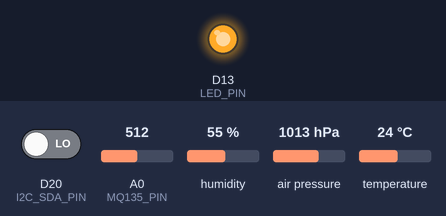
This sketch was run on a simulated Arduino Due. Shown: output pins drawn as LEDs (lit = HIGH). Wiring (inferred from the names in the program): BME280 sensor at I2C address 0x76. Dashed ring = blinking. The inputs (shaded band) are chosen by the test bench; at power-on: air pressure 1013 hPa, A0 (MQ135_PIN) = 512, D20 (I2C_SDA_PIN) LOW, humidity 55 %, temperature 24 °C (analog values on the 0–1023 scale). What the sketch prints to the serial monitor is not drawn.

Above: at 8.3 s.
At 15.8 s:
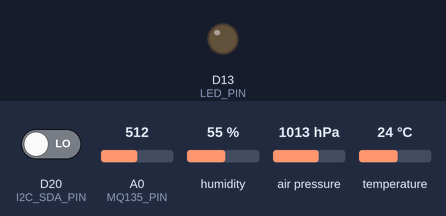
15.9 s: air pressure set to 1001 hPa
At 20.62 s:
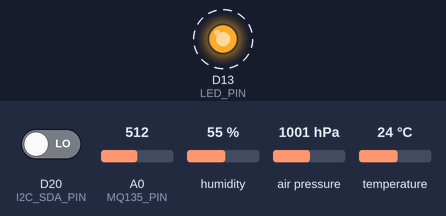
21.5 s: air pressure set to 998 hPa
27.1 s: A0 (MQ135_PIN) set to 266
32.7 s: A0 (MQ135_PIN) set to 238
Timing chart, 0 to 39.0 s (numbered marks = the images above; inputs shaded):
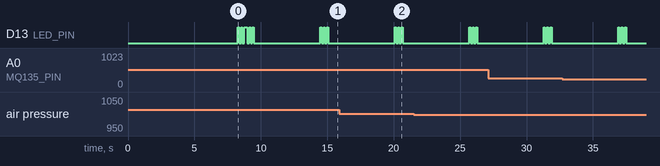

The sketch:

ardudueair.ino
```cpp
#include <Wire.h>
#include "Config.h"
#include "BME280_I2C.h"
#include "MQ135.h"

BME280_I2C *bme280 = NULL;
MQ135 *mq135 = NULL;
unsigned long boot_timestamp_ms = 0;
bool bme280_available = false;
bool mq135_available = false;

unsigned long last_bme280_init_attempt_ms = 0;

void blink_pattern(int count, int duration_ms = LED_BLINK_DURATION_MS, int pause_ms = 150);
void blink_error(int duration_ms = 200);

// Recovers a wedged I2C bus: if a slave is stuck holding SDA low mid-byte
// (e.g. after a transaction was interrupted by noise or a reset), the TWI
// peripheral alone can't free it since it never sees the bus as idle. Bit-bang
// up to 9 SCL pulses to walk the stuck slave through the rest of its byte,
// then issue a manual STOP so the bus returns to idle before Wire.begin().
static void i2c_bus_recovery() {
  pinMode(I2C_SDA_PIN, INPUT_PULLUP);
  pinMode(I2C_SCL_PIN, OUTPUT);
  digitalWrite(I2C_SCL_PIN, HIGH);

  for (int i = 0; i < 9; i++) {
    if (digitalRead(I2C_SDA_PIN) == HIGH) break;  // bus already released
    digitalWrite(I2C_SCL_PIN, LOW);
    delayMicroseconds(5);
    digitalWrite(I2C_SCL_PIN, HIGH);
    delayMicroseconds(5);
  }

  // Manual STOP condition: SDA low->high while SCL is high
  pinMode(I2C_SDA_PIN, OUTPUT);
  digitalWrite(I2C_SDA_PIN, LOW);
  delayMicroseconds(5);
  digitalWrite(I2C_SCL_PIN, HIGH);
  delayMicroseconds(5);
  digitalWrite(I2C_SDA_PIN, HIGH);
  delayMicroseconds(5);

  // Release pins back to inputs so Wire.begin() can reclaim them as TWI peripheral pins
  pinMode(I2C_SDA_PIN, INPUT);
  pinMode(I2C_SCL_PIN, INPUT);
}

static void ts(float t) {
  Serial.print(t, 3);
}

static void json_msg(const char* status, const char* key1 = NULL, const char* val1 = NULL,
                     const char* key2 = NULL, const char* val2 = NULL) {
  Serial.print(F("{\"timestamp\":"));
  ts(millis() / 1000.0);
  Serial.print(F(",\"status\":\""));
  Serial.print(status);
  Serial.print(F("\""));
  if (key1) {
    Serial.print(F(",\""));
    Serial.print(key1);
    Serial.print(F("\":\""));
    Serial.print(val1);
    Serial.print(F("\""));
  }
  if (key2) {
    Serial.print(F(",\""));
    Serial.print(key2);
    Serial.print(F("\":\""));
    Serial.print(val2);
    Serial.print(F("\""));
  }
  Serial.println(F("}"));
}

static void json_start(float timestamp, float since_boot) {
  Serial.print(F("{\"timestamp\":"));
  ts(timestamp);
  Serial.print(F(",\"timestamp_since_boot\":"));
  ts(since_boot);
}

static void json_field(const char* key, float value, int decimals) {
  Serial.print(F(",\""));
  Serial.print(key);
  Serial.print(F("\":"));
  Serial.print(value, decimals);
}

static void json_string(const char* key, const char* value) {
  Serial.print(F(",\""));
  Serial.print(key);
  Serial.print(F("\":\""));
  Serial.print(value);
  Serial.print(F("\""));
}

static void json_end() {
  Serial.println(F("}"));
}

void setup() {
  Serial.begin(115200);
  delay(100);  // brief settle for Programming Port UART
  analogReadResolution(12);
  pinMode(LED_PIN, OUTPUT);
  digitalWrite(LED_PIN, LOW);

  boot_timestamp_ms = millis();

  delay(BOOT_DELAY_MS);

  Serial.print(F("{\"timestamp\":"));
  ts(millis() / 1000.0);
  Serial.println(F(",\"status\":\"starting\",\"message\":\"Auto-starting JSON sensor monitoring...\"}"));

  // LED initialized
  Serial.print(F("{\"timestamp\":"));
  ts(millis() / 1000.0);
  Serial.println(F(",\"status\":\"led_initialized\",\"pin\":\"13\"}"));

  i2c_bus_recovery();
  Wire.begin();

  // Initialize BME280
  bme280 = new BME280_I2C(BME280_I2C_ADDR);
  if (bme280 != NULL && bme280->getChipId() != 0) {
    bme280_available = true;
    Serial.print(F("{\"timestamp\":"));
    ts(millis() / 1000.0);
    Serial.println(F(",\"status\":\"bme280_initialized\",\"interface\":\"I2C\"}"));
  } else {
    bme280_available = false;
    if (bme280 != NULL) {
      delete bme280;
      bme280 = NULL;
    }
    Serial.print(F("{\"timestamp\":"));
    ts(millis() / 1000.0);
    Serial.println(F(",\"status\":\"warning\",\"message\":\"BME280 unavailable - will send MQ135 data only\"}"));
  }

  // Initialize MQ135
  mq135 = new MQ135(MQ135_PIN, MQ135_R_ZERO, MQ135_R_LOAD);
  if (mq135 != NULL) {
    mq135_available = true;
    Serial.print(F("{\"timestamp\":"));
    ts(millis() / 1000.0);
    Serial.print(F(",\"status\":\"mq135_initialized\",\"pin\":"));
    Serial.print(MQ135_PIN);
    Serial.print(F(",\"r_zero\":"));
    Serial.print(MQ135_R_ZERO, 1);
    Serial.print(F(",\"r_load\":"));
    Serial.print(MQ135_R_LOAD, 0);
    Serial.println(F("}"));
  } else {
    Serial.print(F("{\"timestamp\":"));
    ts(millis() / 1000.0);
    if (mq135 != NULL) {
      Serial.println(F(",\"status\":\"error\",\"error\":\"MQ135 initialization failed\",\"message\":\"Check wiring on A0\"}"));
      while (1);
    } else {
      Serial.println(F(",\"status\":\"error\",\"error\":\"MQ135 initialization failed\",\"message\":\"Check wiring on A0\"}"));
      while (1);
    }
  }

  if (!bme280_available && !mq135_available) {
    Serial.print(F("{\"timestamp\":"));
    ts(millis() / 1000.0);
    Serial.println(F(",\"status\":\"error\",\"error\":\"No sensors available\",\"message\":\"Check all connections\"}"));
    blink_error();
    while (1);
  }

  // Auto-calibrate MQ135 in clean mountain air
  if (mq135_available) {
    Serial.print(F("{\"timestamp\":"));
    ts(millis() / 1000.0);
    Serial.println(F(",\"status\":\"calibrating\",\"message\":\"Waiting for MQ135 to settle before auto-calibration\"}"));
    delay(MQ135_CALIBRATION_SETTLE_MS);

    // Warm up ADC with a few dummy reads
    for (int i = 0; i < 3; i++) {
      mq135->read_voltage();
      delay(50);
    }

    float cal_temp = 20.0f, cal_humid = 50.0f;
    if (bme280_available && bme280 != NULL) {
      float temp, press, humid;
      bool bme_ok = false;
      for (int attempt = 0; attempt < 5; attempt++) {
        if (bme280->read_compensated_data(temp, press, humid)) {
          cal_temp = temp;
          cal_humid = humid;
          bme_ok = true;
          break;
        }
        delay(100);
      }
      if (!bme_ok) {
        Serial.print(F("{\"timestamp\":"));
        ts(millis() / 1000.0);
        Serial.println(F(",\"status\":\"warning\",\"message\":\"BME280 read failed during calibration, using default T/H\"}"));
      }
    }

    mq135->auto_calibrate(cal_temp, cal_humid, MQ135_ASSUMED_CLEAN_AIR_CO2_PPM);

    Serial.print(F("{\"timestamp\":"));
    ts(millis() / 1000.0);
    Serial.print(F(",\"status\":\"calibrated\",\"sensor\":\"mq135\",\"r_zero\":"));
    Serial.print(mq135->get_r_zero(), 1);
    Serial.print(F(",\"cal_temp_c\":"));
    Serial.print(mq135->get_cal_temp(), 1);
    Serial.print(F(",\"cal_humidity_percent\":"));
    Serial.print(mq135->get_cal_humidity(), 1);
    Serial.print(F(",\"assumed_co2_ppm\":"));
    Serial.print(MQ135_ASSUMED_CLEAN_AIR_CO2_PPM, 0);
    Serial.println(F("}"));
  }

  // Diagnostic blink: 1=BME only, 2=MQ only, 3=both
  delay(500);
  if (bme280_available && mq135_available) {
    Serial.print(F("{\"timestamp\":"));
    ts(millis() / 1000.0);
    Serial.println(F(",\"status\":\"diagnostic\",\"message\":\"Both sensors available (3 blinks)\"}"));
    blink_pattern(3);
  } else if (bme280_available) {
    Serial.print(F("{\"timestamp\":"));
    ts(millis() / 1000.0);
    Serial.println(F(",\"status\":\"diagnostic\",\"message\":\"Only BME280 available (1 blink)\"}"));
    blink_pattern(1);
  } else {
    Serial.print(F("{\"timestamp\":"));
    ts(millis() / 1000.0);
    Serial.println(F(",\"status\":\"diagnostic\",\"message\":\"Only MQ135 available (2 blinks)\"}"));
    blink_pattern(2);
  }

  Serial.print(F("{\"timestamp\":"));
  ts(millis() / 1000.0);
  Serial.print(F(",\"status\":\"monitoring_started\",\"message\":\"Starting continuous JSON monitoring (auto-boot)\",\"bme280_available\":"));
  Serial.print(bme280_available ? F("true") : F("false"));
  Serial.print(F(",\"mq135_available\":"));
  Serial.print(mq135_available ? F("true") : F("false"));
  Serial.println(F(",\"note\":\"Reset board to restart\"}"));
}

void loop() {
  unsigned long now_ms = millis();
  float timestamp = now_ms / 1000.0;
  float timestamp_since_boot = (now_ms - boot_timestamp_ms) / 1000.0;

  bool bme280_read_ok = false;
  bool mq135_read_ok = false;

  // Periodic BME280 reconnect if unavailable
  if (!bme280_available) {
    if (now_ms - last_bme280_init_attempt_ms >= BME280_RUNTIME_RETRY_INTERVAL_MS) {
      last_bme280_init_attempt_ms = now_ms;
      Serial.print(F("{\"timestamp\":"));
      ts(timestamp);
      Serial.println(F(",\"status\":\"bme280_reconnect_attempt\",\"message\":\"Attempting to reinitialize BME280\"}"));
      if (bme280 != NULL) delete bme280;
      i2c_bus_recovery();
      Wire.begin();
      bme280 = new BME280_I2C(BME280_I2C_ADDR);
      if (bme280 != NULL && bme280->getChipId() != 0) {
        bme280_available = true;
        Serial.print(F("{\"timestamp\":"));
        ts(timestamp);
        Serial.println(F(",\"status\":\"recovered\",\"sensor\":\"bme280\",\"method\":\"runtime_reconnect\"}"));
      }
    }
  }

  // Build sensor JSON
  json_start(timestamp, timestamp_since_boot);

  float current_temp = 20.0f;
  float current_humid = 50.0f;

  // Read BME280
  if (bme280_available && bme280 != NULL) {
    float temp, press, humid;
    if (bme280->read_compensated_data(temp, press, humid)) {
      current_temp = temp;
      current_humid = humid;
      Serial.print(F(",\"bme280\":{\"temperature_c\":"));
      Serial.print(temp, 2);
      Serial.print(F(",\"humidity_percent\":"));
      Serial.print(humid, 1);
      Serial.print(F(",\"pressure_hpa\":"));
      Serial.print(press / 100.0, 1);
      Serial.print(F(",\"pressure_pa\":"));
      Serial.print((unsigned long)round(press));
      Serial.print(F(".0}"));
      bme280_read_ok = true;
    } else {
      // Read failed — attempt recovery: reset then reconfigure
      json_end();
      Serial.print(F("{\"timestamp\":"));
      ts(timestamp);
      Serial.println(F(",\"status\":\"error\",\"sensor\":\"bme280\",\"error\":\"BME280 read error\",\"attempting_recovery\":true}"));

      bool recovered = false;
      i2c_bus_recovery();
      Wire.begin();
      bme280->reset();
      delay(3);
      bme280->reconfigure();
      if (bme280->check_status() != 0xFF) {
        Serial.print(F("{\"timestamp\":"));
        ts(timestamp);
        Serial.println(F(",\"status\":\"recovered\",\"sensor\":\"bme280\",\"method\":\"reset\"}"));
        recovered = true;
      }
      if (!recovered) {
        bme280_available = false;
        last_bme280_init_attempt_ms = now_ms;
        Serial.print(F("{\"timestamp\":"));
        ts(timestamp);
        Serial.println(F(",\"status\":\"warning\",\"sensor\":\"bme280\",\"message\":\"BME280 unavailable after recovery attempts\"}"));
      }
      delay(SENSOR_READ_INTERVAL_MS);
      return;
    }
  }

  // Opportunistic loop calibration if boot calibration was somehow missed
  if (mq135_available && bme280_available && !mq135->is_calibrated()) {
    mq135->auto_calibrate(current_temp, current_humid, MQ135_ASSUMED_CLEAN_AIR_CO2_PPM);
  }

  // Read MQ135
  if (mq135_available && mq135 != NULL) {
    MQ135Readings m;
    if (bme280_available && mq135->is_calibrated()) {
      m = mq135->get_compensated_readings(current_temp, current_humid);
    } else {
      m = mq135->get_all_readings();
    }
    Serial.print(F(",\"mq135\":{\"raw_adc\":"));
    Serial.print(m.raw_adc);
    json_field("voltage_v", m.voltage_v, 3);
    json_field("resistance_ohm", m.resistance_ohm, 1);
    json_field("ratio_rs_r0", m.ratio_rs_r0, 3);
    json_field("co2_ppm", m.co2_ppm, 1);
    json_field("nh3_ppm", m.nh3_ppm, 1);
    json_field("alcohol_ppm", m.alcohol_ppm, 1);
    json_string("air_quality_status", m.air_quality_status);
    Serial.print(F(",\"air_quality_index\":"));
    Serial.print(m.air_quality_index);
    json_field("r_zero_ohm", m.r_zero_ohm, 1);
    Serial.print(F("}"));
    mq135_read_ok = true;
  }

  json_end();

  // LED blink: 1=BME only, 2=MQ only, 3=both, error=neither
  if (bme280_read_ok && mq135_read_ok) {
    blink_pattern(3);
  } else if (bme280_read_ok) {
    blink_pattern(1);
  } else if (mq135_read_ok) {
    blink_pattern(2);
  } else {
    blink_error();
  }

  delay(SENSOR_READ_INTERVAL_MS);
}

void blink_pattern(int count, int duration_ms, int pause_ms) {
  for (int i = 0; i < count; i++) {
    digitalWrite(LED_PIN, HIGH);
    delay(duration_ms);
    digitalWrite(LED_PIN, LOW);
    if (i < count - 1) delay(pause_ms);
  }
}

void blink_error(int duration_ms) {
  for (int i = 0; i < 3; i++) {
    digitalWrite(LED_PIN, HIGH);
    delay(duration_ms);
    digitalWrite(LED_PIN, LOW);
    delay(duration_ms);
  }
}
```

BME280_I2C.h
```cpp
#ifndef BME280_I2C_H
#define BME280_I2C_H

#include <Arduino.h>
#include <Wire.h>
#include <stdint.h>

class BME280_I2C {
public:
  BME280_I2C(uint8_t i2cAddr = 0x77);

  float read_temperature();
  float read_pressure();
  float read_humidity();
  bool read_compensated_data(float &temp, float &pressure, float &humidity);

  bool reset();
  void reconfigure();
  uint8_t check_status();
  bool is_ready();
  bool wait_for_ready(unsigned long timeoutMs = 500);

  uint8_t getChipId() { return chip_id; }
  bool hasHumidity() { return has_humidity; }

private:
  uint8_t i2c_addr;
  uint8_t chip_id;
  bool has_humidity;

  // Calibration coefficients
  uint16_t dig_T1;
  int16_t dig_T2, dig_T3;
  uint16_t dig_P1;
  int16_t dig_P2, dig_P3, dig_P4, dig_P5, dig_P6, dig_P7, dig_P8, dig_P9;
  uint8_t dig_H1;
  int16_t dig_H2, dig_H4, dig_H5;
  uint8_t dig_H3, dig_H6;

  bool _read_register(uint8_t reg, uint8_t &out);
  bool _read_registers(uint8_t reg, uint8_t count, uint8_t *buf);
  bool _write_register(uint8_t reg, uint8_t value);
  bool _read_calibration_data();
  bool _configure_sensor();
  bool _read_raw_data(uint32_t &raw_temp, uint32_t &raw_press, uint32_t &raw_hum);

  int16_t _to_signed(int16_t value, uint8_t bits);
};

#endif
```

MQ135.h
```cpp
#ifndef MQ135_H
#define MQ135_H

#include <Arduino.h>
#include <stdint.h>
#include <math.h>

struct MQ135Readings {
  int raw_adc;
  float voltage_v;
  float resistance_ohm;
  float ratio_rs_r0;
  float co2_ppm;
  float nh3_ppm;
  float alcohol_ppm;
  const char* air_quality_status;
  int air_quality_index;
  float r_zero_ohm;
};

class MQ135 {
public:
  MQ135(int adcPin, float rZero, float rLoad = 10000.0);

  float read_voltage();
  float read_resistance();
  float read_ratio();
  float read_co2_ppm();
  float read_nh3_ppm();
  float read_alcohol_ppm();

  MQ135Readings get_all_readings();
  MQ135Readings get_compensated_readings(float temp_c, float humidity_percent);

  void auto_calibrate(float temp_c, float humidity_percent, float assumed_co2_ppm);
  bool is_calibrated() const;

  const char* get_air_quality_status(float co2_ppm) const;
  int get_air_quality_index(float co2_ppm) const;

  bool is_present() const;

  float get_r_zero() const { return r_zero; }
  float get_cal_temp() const { return cal_temp_c; }
  float get_cal_humidity() const { return cal_humidity; }

private:
  int adcPin;
  float r_load;
  float r_zero;

  // Calibration context
  float cal_r_zero;
  float cal_temp_c;
  float cal_humidity;
  bool calibrated;

  float _calculate_co2_ppm(float ratio) const;
  float _calculate_nh3_ppm(float ratio) const;
  float _calculate_alcohol_ppm(float ratio) const;
  float _compensate_ratio(float ratio, float temp_c, float humidity_percent) const;
};

#endif
```

Config.h
```cpp
#ifndef CONFIG_H
#define CONFIG_H

#include <stdint.h>
#include <Arduino.h>

// I2C Configuration (BME280 on I2C)
const int BME280_I2C_ADDR = 0x76;  // BME280 I2C address (SDO→GND)
// NOTE: WIRING_DIAGRAM.txt/README.md label these backwards (they say SCL=D20,
// SDA=D21). The actual Due core (variant.h: PIN_WIRE_SDA=20, PIN_WIRE_SCL=21)
// defines it the other way around; the docs are wrong, not the wiring.
const int I2C_SDA_PIN = 20;        // Wire SDA
const int I2C_SCL_PIN = 21;        // Wire SCL

// LED Configuration
const int LED_PIN = 13;
const int LED_BLINK_DURATION_MS = 100;

// MQ135 Configuration
const int MQ135_PIN = A0;        // Analog pin A0 (A0 on module)
const float MQ135_R_LOAD = 10000.0;      // 10kΩ load resistor
const float MQ135_R_ZERO = 280000.0;     // Initial guess; overridden by auto-calibration

// MQ135 Gas Calculation Constants
const float MQ135_CO2_A = 116.6020682;
const float MQ135_CO2_B = -2.769034857;
const float MQ135_NH3_A = 102.694;
const float MQ135_NH3_B = -2.815;
const float MQ135_ALCOHOL_A = 77.255;
const float MQ135_ALCOHOL_B = -3.18;

// MQ135 PPM Limits
const float MQ135_CO2_MAX = 10000.0;
const float MQ135_NH3_MAX = 500.0;
const float MQ135_ALCOHOL_MAX = 1000.0;

// Air Quality Thresholds (CO2 ppm)
const int AQ_EXCELLENT = 400;
const int AQ_GOOD = 600;
const int AQ_FAIR = 1000;
const int AQ_POOR = 1500;
const int AQ_VERY_POOR = 2500;

// Timing Configuration (milliseconds)
const unsigned long BOOT_DELAY_MS = 2000;
const unsigned long SENSOR_READ_INTERVAL_MS = 5000;

// ADC Configuration
const int ADC_MAX_VALUE = 4095;       // 12-bit ADC on Due
const float VOLTAGE_REFERENCE = 3.3;  // Arduino Due ADC reference is 3.3V
const float MIN_VOLTAGE_THRESHOLD = 0.01;

// BME280 Reliability Tuning
const unsigned long BME280_RUNTIME_RETRY_INTERVAL_MS = 10000;

// Math helper
const float EPSILON = 1e-6;

// MQ135 Auto-Calibration
const float MQ135_ASSUMED_CLEAN_AIR_CO2_PPM = 410.0;  // Global outdoor baseline (~650m mountain air)
const unsigned long MQ135_CALIBRATION_SETTLE_MS = 5000; // Extra settle time before calibrating
const int MQ135_CALIBRATION_SAMPLES = 10;               // Number of ADC readings to average during calibration
const int MQ135_CALIBRATION_SAMPLE_DELAY_MS = 50;       // Delay between calibration samples

#endif
```

Source omitted: BME280_I2C.cpp (6377 bytes), MQ135.cpp (5523 bytes)
